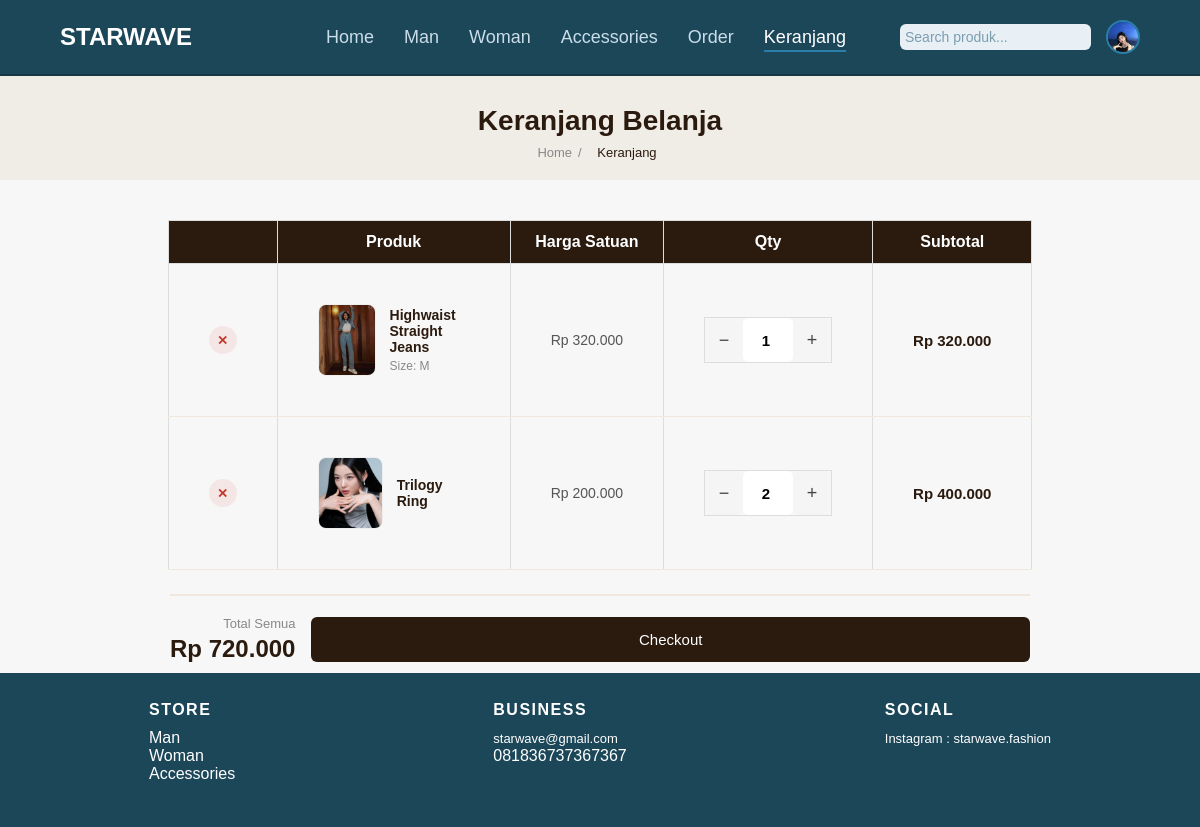
Before: /keranjang.php (signed in) with the older database file.
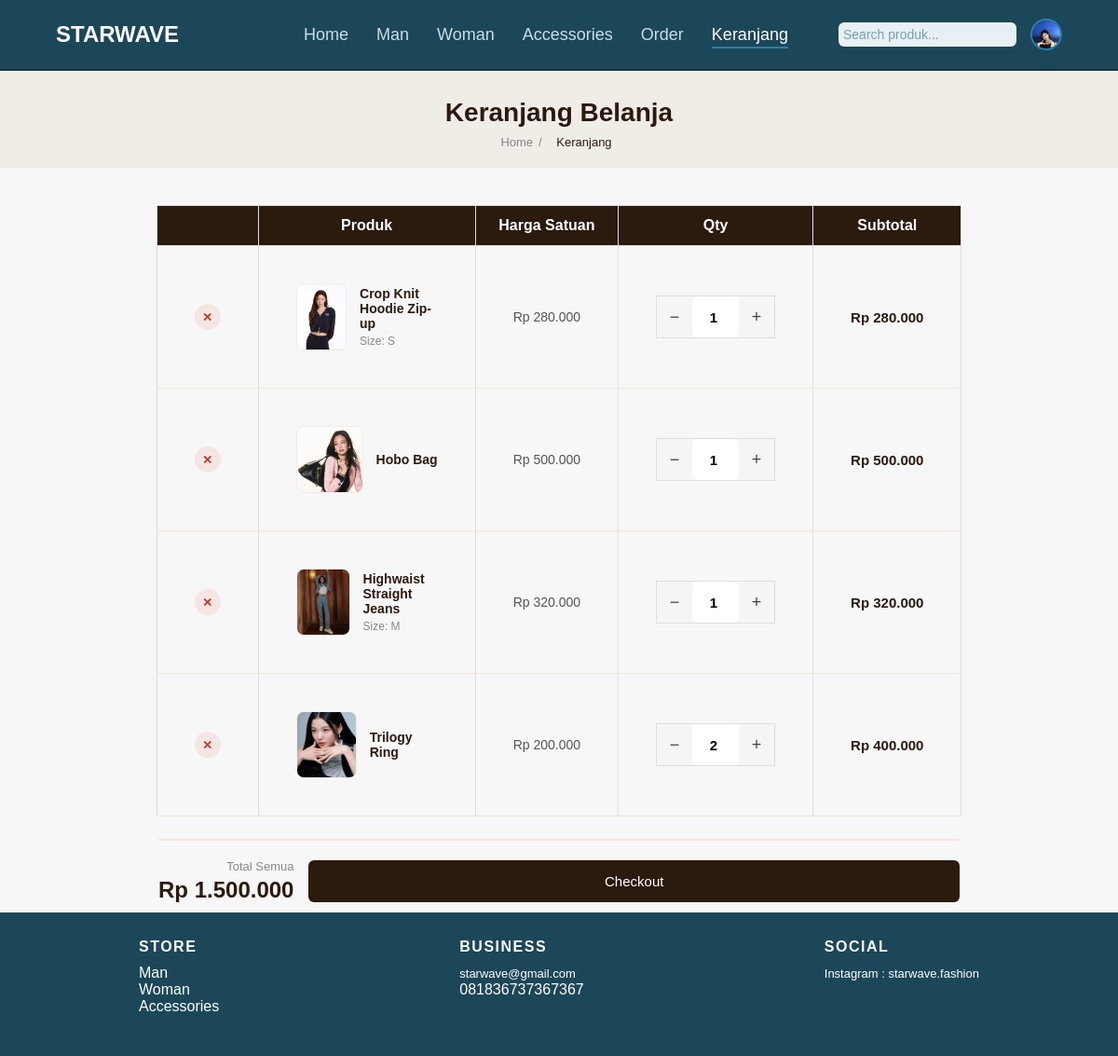
After: the same page with the newer database file.
### tables this page shows
CREATE TABLE `users` (
  `id_user` int(11) NOT NULL,
  `email` varchar(100) DEFAULT NULL,
  `password` varchar(100) DEFAULT NULL,
  `tanggal_lahir` date DEFAULT NULL,
  `nama_panggilan` varchar(100) DEFAULT NULL,
  `no_telepon` varchar(20) DEFAULT NULL,
  `alamat` text DEFAULT NULL,
  `jenis_kelamin` varchar(20) DEFAULT NULL,
  `foto_profil` varchar(255) DEFAULT NULL
);

CREATE TABLE `keranjang` (
  `id` int(11) NOT NULL,
  `id_user` int(11) NOT NULL,
  `id_produk` int(11) NOT NULL,
  `nama_produk` varchar(255) NOT NULL,
  `harga` int(11) NOT NULL,
  `qty` int(11) NOT NULL DEFAULT 1,
  `ukuran` varchar(10) NOT NULL DEFAULT '-',
  `gambar` varchar(255) DEFAULT NULL,
  `created_at` datetime DEFAULT current_timestamp()
);

### keranjang.php (the view, shortened to what this page needs)
<?php
include 'config/koneksi.php';
$user_email = $_SESSION['user'];
$stmt = $pdo->prepare("SELECT * FROM users WHERE email = ?");
$stmt->execute([$user_email]);
$user = $stmt->fetch(PDO::FETCH_ASSOC);
$id_user = (int)$user['id_user'];
$stmt = $pdo->prepare("SELECT * FROM keranjang WHERE id_user = ? ORDER BY created_at DESC");
$stmt->execute([$id_user]);
$items = $stmt->fetchAll(PDO::FETCH_ASSOC);
$total_semua = 0;
foreach ($items as $it) $total_semua += $it['harga'] * $it['qty'];
?>
<!DOCTYPE html>
<html lang="id">
<head>
    <link rel="stylesheet" href="style.css">
    <link rel="stylesheet" href="order.css">
</head>
<body>
<header>
    <nav>
        <h1>STARWAVE</h1>
        <ul>
            <li><a href="index.php">Home</a></li>
            <li><a href="man.php">Man</a></li>
            <li><a href="woman.php">Woman</a></li>
            <li><a href="accessories.php">Accessories</a></li>
            <li><a href="order.php">Order</a></li>
            <li><a href="keranjang.php" class="active">Keranjang</a></li>
        </ul>
        <form action="search.php" method="GET" style="display:inline;">
            <input type="text" name="q" placeholder="Search produk..." style="padding:5px;">
        </form>
        <?php if (isset($_SESSION['user'])): ?>
    <a href="profile.php" style="margin-left:15px; text-decoration:none; display:flex; align-items:center;" title="Profile">
        <?php
            $stmt2 = $pdo->prepare("SELECT foto_profil FROM users WHERE email = ?");
            $stmt2->execute([$_SESSION['user']]);
            $navUser = $stmt2->fetch(PDO::FETCH_ASSOC);
        ?>
        <?php if (!empty($navUser['foto_profil']) && file_exists($navUser['foto_profil'])): ?>
            <img src="<?= htmlspecialchars($navUser['foto_profil']) ?>"
                 style="width:34px; height:34px; border-radius:50%; object-fit:cover; border:2px solid #2a7fa8;">
        <?php endif; ?>
    </a>
<?php else: ?>
    <a href="masuk/login.php" style="margin-left:15px; text-decoration:none; color:#c9dde8; font-size:14px; font-weight:700;">Login</a>
<?php endif; ?>
    </nav>
</header>
<div class="breadcrumb-bar">
    <h1>Keranjang Belanja</h1>
    <div class="breadcrumb">
        <a href="index.php">Home</a><span>/</span>
        <span style="color:#2b1a0e">Keranjang</span>
    </div>
</div>
<section class="ord-detail-section">
<?php if (empty($items)): ?>
    <div style="text-align:center; padding:80px 0; color:#888;">
        <div style="font-size:60px; margin-bottom:16px;">🛒</div>
        <h2 style="margin-bottom:8px;">Keranjang kamu kosong</h2>
        <p style="margin-bottom:24px;">Yuk mulai belanja!</p>
        <a href="index.php" class="ord-btn-buy" style="text-decoration:none; padding:12px 32px;">Mulai Belanja</a>
    </div>
<?php else: ?>
    <form method="POST" action="keranjang.php">
        <div style="display:flex; flex-direction:column; align-items:center;">
            <table class="ord-keranjang-table">
                <thead>
                    <tr>
                        <th style="width:50px;"></th>
                        <th>Produk</th>
                        <th>Harga Satuan</th>
                        <th>Qty</th>
                        <th>Subtotal</th>
                    </tr>
                </thead>
                <tbody>
                <?php foreach ($items as $it):
                    $subtotal = $it['harga'] * $it['qty'];
                ?>
                    <tr class="ord-keranjang-row">
                        <td>
                            <a href="keranjang.php?hapus=<?= $it['id'] ?>" class="ord-btn-hapus-item" title="Hapus">✕</a>
                        </td>
                        <td>
                            <div class="ord-keranjang-produk">
                                <img src="<?= htmlspecialchars($it['gambar']) ?>" alt="<?= htmlspecialchars($it['nama_produk']) ?>" class="ord-keranjang-img">
                                <div>
                                    <div class="ord-keranjang-nama"><?= htmlspecialchars($it['nama_produk']) ?></div>
                                    <?php if (!empty($it['ukuran']) && $it['ukuran'] !== '-'): ?>
                                        <div class="ord-keranjang-ukuran">Size: <?= htmlspecialchars($it['ukuran']) ?></div>
                                    <?php endif; ?>
                                </div>
                            </div>
                        </td>
                        <td class="ord-keranjang-harga">
                            Rp <?= number_format($it['harga'], 0, ',', '.') ?>
                        </td>
                        <td>
                            <div class="ord-qty-control" style="justify-content:center;">
                                <button type="button" class="ord-qty-btn" onclick="ubahQty(this, -1)">−</button>
                                <input class="ord-qty-input" type="number" name="qty[<?= $it['id'] ?>]" value="<?= $it['qty'] ?>" min="1" style="width:50px;" readonly>
                                <button type="button" class="ord-qty-btn" onclick="ubahQty(this, 1)">+</button>
                            </div>
                        </td>
                        <td class="ord-keranjang-subtotal" data-harga="<?= $it['harga'] ?>">
                            Rp <?= number_format($subtotal, 0, ',', '.') ?>
                        </td>
                    </tr>
                <?php endforeach; ?>
                </tbody>
            </table>
            <div class="ord-keranjang-footer">
                <div class="ord-keranjang-total-box">
                    <div class="ord-keranjang-total-label">Total Semua</div>
                    <div class="ord-keranjang-total-harga" id="grandTotal">
                        Rp <?= number_format($total_semua, 0, ',', '.') ?>
                    </div>
                </div>
                <button type="submit" name="beli_semua" value="1" class="ord-btn-cart">
                    Checkout
                </button>
            </div>
        </div>
    </form>
<?php endif; ?>
</section>
<footer>
    <div class="footer-box">
        <div>
            <h3>Store</h3>
            <p>Man</p>
            <p>Woman</p>
            <p>Accessories</p>
        </div>
        <div>
            <h3>Business</h3>
            <p><a href="mailto:starwave@gmail.com">starwave@gmail.com</a></p>
            <p>081836737367367</p>
        </div>
        <div>
            <h3>Social</h3>
            <p><a href="https://instagram.com/starwave" target="_blank">Instagram : starwave.fashion</a></p>
        </div>
    </div>
</footer>
</body>
</html>

### style.css (style rules this page uses)
* { margin: 0; padding: 0; box-sizing: border-box; font-family: Arial; }
body { background: #f5fafd; padding-top: 65px; }
nav { display: flex; align-items: center; padding: 20px 60px; background: #1C4759; border-bottom: 2px solid #163743; position: fixed; top: 0; left: 0; width: 100%; z-index: 1000; box-sizing: border-box; }
nav h1 { margin-right: 80px; color: #fff; }
nav ul { display: flex; list-style: none; margin: 0 auto; gap: 30px; }
nav ul li a { text-decoration: none; color: #c9dde8; font-size: 18px; transition: color 0.2s; }
nav ul li a.active { color: #fff; border-bottom: 2px solid #2a7fa8; padding-bottom: 3px; }
nav > a { color: #c9dde8 !important; text-decoration: none; font-size: 18px; transition: color 0.2s; }
nav input[type="text"], nav input[type="search"] { padding: 7px 14px; border: none; border-radius: 6px; font-size: 14px; background: #e8f0f5; color: #1C4759; outline: none; }
nav input[type="text"]::placeholder, nav input[type="search"]::placeholder { color: #7a9eb0; }
footer { background: #1C4759; padding: 28px 20px; position: relative; margin-top: -30px; }
.footer-box { display: flex; justify-content: space-around; margin-bottom: 16px; }
footer p, footer h3 { color: #ffffff; }
footer h3 { color: #ffffff; font-size: 16px; font-weight: 800; margin-bottom: 10px; letter-spacing: 1.5px; text-transform: uppercase; }
footer a { color: #ffffff; text-decoration: none; font-size: 13px; transition: color 0.2s; }
table { width: 100%; border-collapse: collapse; margin-top: 20px; }
th, td { border: 1px solid #ddd; padding: 12px; }
th { background: #1C4759; color: white; }
form { display: flex; flex-direction: column; gap: 10px; max-width: 400px; }
input { padding: 8px; border: 1px solid #b8d4e0; border-radius: 6px; }
button { padding: 10px; background: #1C4759; color: white; border: none; border-radius: 6px; cursor: pointer; transition: background 0.2s; }

Changed rows visible on the page:
added keranjang: gambar (picture), nama_produk "Crop Knit Hoodie Zip-up", ukuran "S", harga "280.000", qty "1", subtotal "280.000"
added keranjang: gambar (picture), nama_produk "Hobo Bag", harga "500.000", qty "1", subtotal "500.000"
Other visible differences:
$total_semua: "720.000" → "1.500.000"
